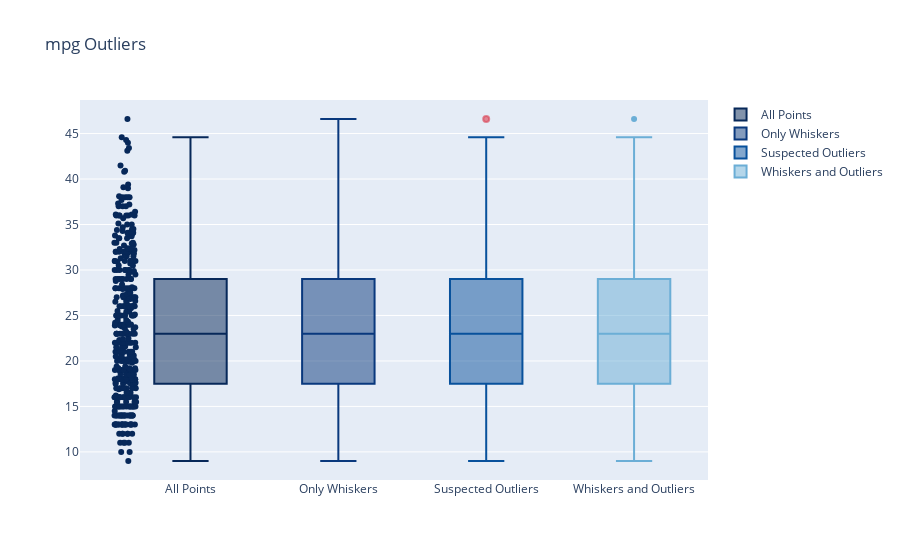
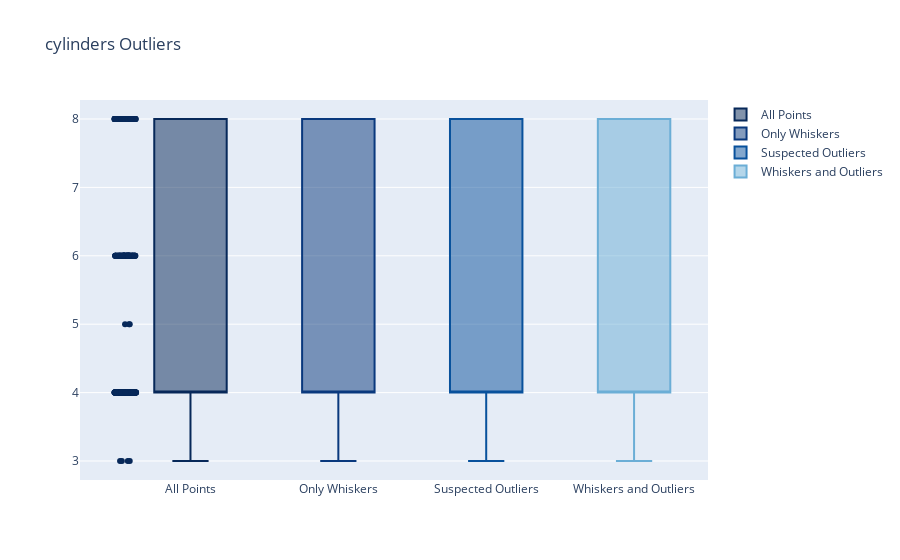
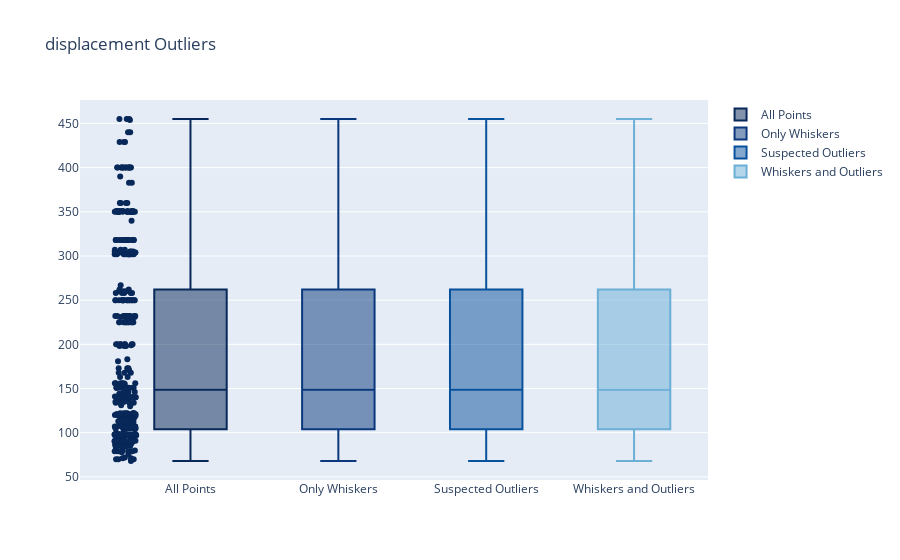
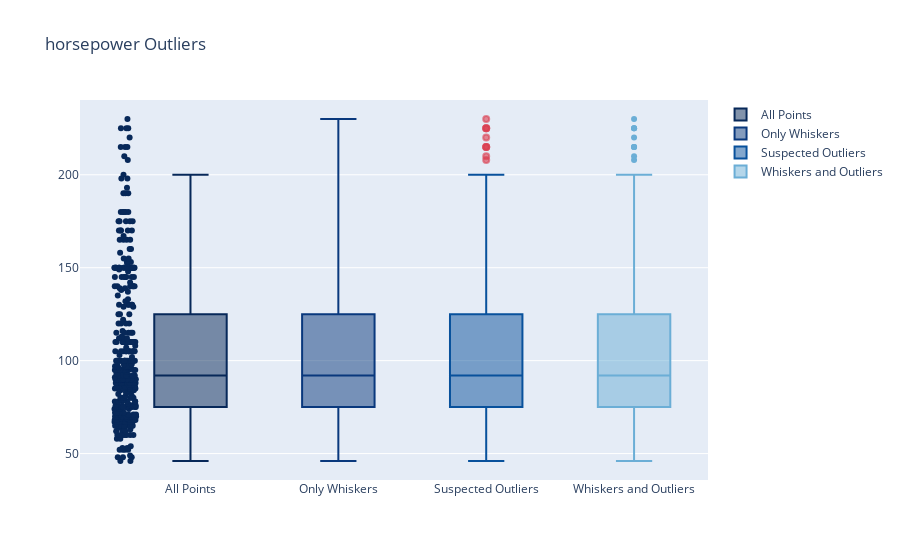

The notebook cell these images were saved under, in order:
### Markdown cell above
### Outlier investigation

### Code cell
for i in range(len(df.columns)):
  configure_plotly_browser_state()
  OutLiersBox(df, df_name[i])

### Figure 1 — Plotly figure (JSON) as saved in the notebook; plotly's stock layout.template omitted (floating-point values rounded to 4 significant figures; data arrays with more than 128 entries replaced by an {"elided": "..."} marker saying what was removed)
{"data": [{"boxpoints": "all", "jitter": 0.3, "line": {"color": "rgb(7,40,89)"}, "marker": {"color": "rgb(7,40,89)"}, "name": "All Points", "pointpos": -1.8, "type": "box", "y": {"elided": "398 float values"}}, {"boxpoints": false, "line": {"color": "rgb(9,56,125)"}, "marker": {"color": "rgb(9,56,125)"}, "name": "Only Whiskers", "type": "box", "y": {"elided": "398 float values"}}, {"boxpoints": "suspectedoutliers", "line": {"color": "rgb(8,81,156)"}, "marker": {"color": "rgb(8,81,156)", "line": {"outliercolor": "rgba(219, 64, 82, 0.6)", "outlierwidth": 2}, "outliercolor": "rgba(219, 64, 82, 0.6)"}, "name": "Suspected Outliers", "type": "box", "y": {"elided": "398 float values"}}, {"boxpoints": "outliers", "line": {"color": "rgb(107,174,214)"}, "marker": {"color": "rgb(107,174,214)"}, "name": "Whiskers and Outliers", "type": "box", "y": {"elided": "398 float values"}}], "layout": {"title": {"text": "mpg Outliers"}}}

### Figure 2 — Plotly figure (JSON) as saved in the notebook; plotly's stock layout.template omitted (floating-point values rounded to 4 significant figures; data arrays with more than 128 entries replaced by an {"elided": "..."} marker saying what was removed)
{"data": [{"boxpoints": "all", "jitter": 0.3, "line": {"color": "rgb(7,40,89)"}, "marker": {"color": "rgb(7,40,89)"}, "name": "All Points", "pointpos": -1.8, "type": "box", "y": {"elided": "398 int values"}}, {"boxpoints": false, "line": {"color": "rgb(9,56,125)"}, "marker": {"color": "rgb(9,56,125)"}, "name": "Only Whiskers", "type": "box", "y": {"elided": "398 int values"}}, {"boxpoints": "suspectedoutliers", "line": {"color": "rgb(8,81,156)"}, "marker": {"color": "rgb(8,81,156)", "line": {"outliercolor": "rgba(219, 64, 82, 0.6)", "outlierwidth": 2}, "outliercolor": "rgba(219, 64, 82, 0.6)"}, "name": "Suspected Outliers", "type": "box", "y": {"elided": "398 int values"}}, {"boxpoints": "outliers", "line": {"color": "rgb(107,174,214)"}, "marker": {"color": "rgb(107,174,214)"}, "name": "Whiskers and Outliers", "type": "box", "y": {"elided": "398 int values"}}], "layout": {"title": {"text": "cylinders Outliers"}}}

### Figure 3 — Plotly figure (JSON) as saved in the notebook; plotly's stock layout.template omitted (floating-point values rounded to 4 significant figures; data arrays with more than 128 entries replaced by an {"elided": "..."} marker saying what was removed)
{"data": [{"boxpoints": "all", "jitter": 0.3, "line": {"color": "rgb(7,40,89)"}, "marker": {"color": "rgb(7,40,89)"}, "name": "All Points", "pointpos": -1.8, "type": "box", "y": {"elided": "398 float values"}}, {"boxpoints": false, "line": {"color": "rgb(9,56,125)"}, "marker": {"color": "rgb(9,56,125)"}, "name": "Only Whiskers", "type": "box", "y": {"elided": "398 float values"}}, {"boxpoints": "suspectedoutliers", "line": {"color": "rgb(8,81,156)"}, "marker": {"color": "rgb(8,81,156)", "line": {"outliercolor": "rgba(219, 64, 82, 0.6)", "outlierwidth": 2}, "outliercolor": "rgba(219, 64, 82, 0.6)"}, "name": "Suspected Outliers", "type": "box", "y": {"elided": "398 float values"}}, {"boxpoints": "outliers", "line": {"color": "rgb(107,174,214)"}, "marker": {"color": "rgb(107,174,214)"}, "name": "Whiskers and Outliers", "type": "box", "y": {"elided": "398 float values"}}], "layout": {"title": {"text": "displacement Outliers"}}}

### Figure 4 — Plotly figure (JSON) as saved in the notebook; plotly's stock layout.template omitted (floating-point values rounded to 4 significant figures; data arrays with more than 128 entries replaced by an {"elided": "..."} marker saying what was removed)
{"data": [{"boxpoints": "all", "jitter": 0.3, "line": {"color": "rgb(7,40,89)"}, "marker": {"color": "rgb(7,40,89)"}, "name": "All Points", "pointpos": -1.8, "type": "box", "y": {"elided": "398 int values"}}, {"boxpoints": false, "line": {"color": "rgb(9,56,125)"}, "marker": {"color": "rgb(9,56,125)"}, "name": "Only Whiskers", "type": "box", "y": {"elided": "398 int values"}}, {"boxpoints": "suspectedoutliers", "line": {"color": "rgb(8,81,156)"}, "marker": {"color": "rgb(8,81,156)", "line": {"outliercolor": "rgba(219, 64, 82, 0.6)", "outlierwidth": 2}, "outliercolor": "rgba(219, 64, 82, 0.6)"}, "name": "Suspected Outliers", "type": "box", "y": {"elided": "398 int values"}}, {"boxpoints": "outliers", "line": {"color": "rgb(107,174,214)"}, "marker": {"color": "rgb(107,174,214)"}, "name": "Whiskers and Outliers", "type": "box", "y": {"elided": "398 int values"}}], "layout": {"title": {"text": "horsepower Outliers"}}}
